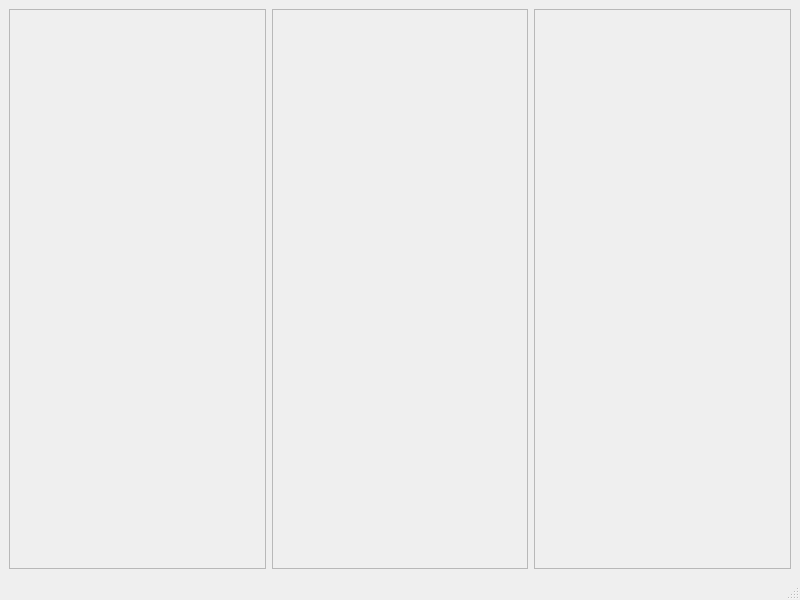
<?xml version="1.0" encoding="UTF-8"?>
<ui version="4.0">
 <class>MainWindow</class>
 <widget class="QMainWindow" name="MainWindow">
  <property name="geometry">
   <rect>
    <x>0</x>
    <y>0</y>
    <width>800</width>
    <height>600</height>
   </rect>
  </property>
  <property name="windowTitle">
   <string>MainWindow</string>
  </property>
  <widget class="QWidget" name="centralwidget">
   <layout class="QHBoxLayout" name="horizontalLayout">
    <item>
     <widget class="QFrame" name="frame_3">
      <property name="frameShape">
       <enum>QFrame::StyledPanel</enum>
      </property>
      <property name="frameShadow">
       <enum>QFrame::Sunken</enum>
      </property>
      <property name="lineWidth">
       <number>0</number>
      </property>
     </widget>
    </item>
    <item>
     <widget class="QFrame" name="frame">
      <property name="frameShape">
       <enum>QFrame::StyledPanel</enum>
      </property>
      <property name="frameShadow">
       <enum>QFrame::Plain</enum>
      </property>
     </widget>
    </item>
    <item>
     <widget class="QFrame" name="frame_2">
      <property name="frameShape">
       <enum>QFrame::StyledPanel</enum>
      </property>
      <property name="frameShadow">
       <enum>QFrame::Raised</enum>
      </property>
     </widget>
    </item>
   </layout>
  </widget>
  <widget class="QMenuBar" name="menubar">
   <property name="geometry">
    <rect>
     <x>0</x>
     <y>0</y>
     <width>800</width>
     <height>21</height>
    </rect>
   </property>
  </widget>
  <widget class="QStatusBar" name="statusbar"/>
 </widget>
 <resources/>
 <connections/>
</ui>
